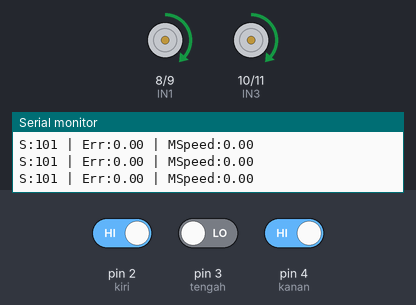
This sketch was run on a simulated Arduino Uno, built with avr-gcc and run on an emulated ATmega328P. Parts: motor-driver pin pairs drawn as motors (green arrow = first pin HIGH = forward, orange = second pin HIGH = backward, longer = more drive, scaled by the enable pin), the last lines printed to the serial monitor. Inputs (shaded band) come from the test bench; at power-on: pin 2 (kiri) HIGH, pin 3 (tengah) LOW, pin 4 (kanan) HIGH.

Above: at 1.2 s.
1.3 s: pin 2 (kiri) driven LOW
At 2.2 s:
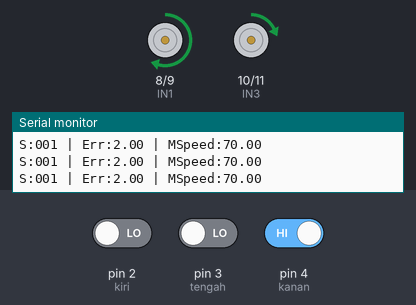
2.8 s: pin 3 (tengah) driven HIGH
At 3.7 s:
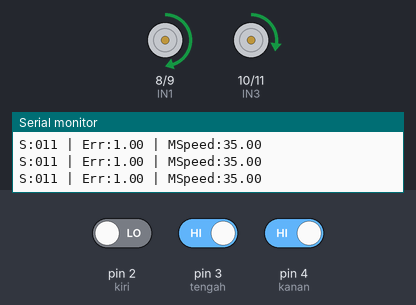
4.3 s: pin 4 (kanan) driven LOW
At 5.2 s:
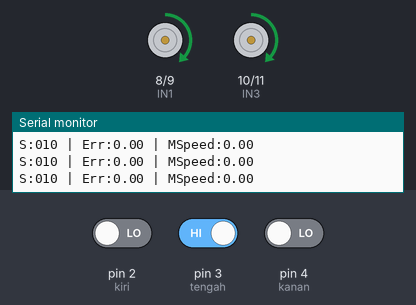
5.8 s: pin 3 (tengah) driven LOW
At 6.6 s:
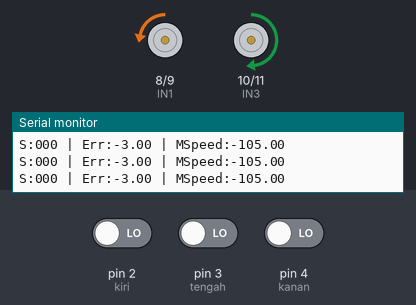
7.3 s: pin 4 (kanan) driven HIGH
At 8.5 s:
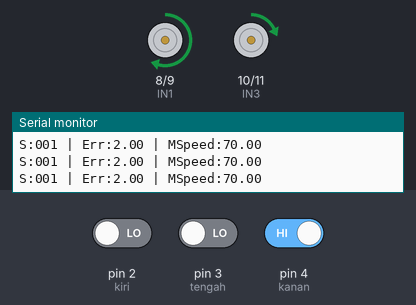
8.8 s: pin 4 (kanan) driven LOW
At 10.2 s:
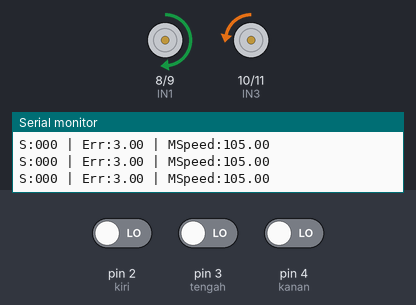
Timing chart, 0 to 11.3 s (numbered marks = the images above; inputs shaded):
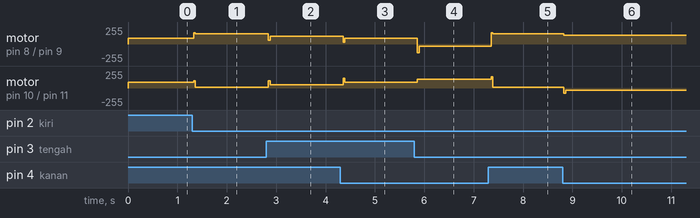

The sketch:

line_follower.ino
```cpp
// --- Konfigurasi Pin Sensor ---
int kiri = 2;
int tengah = 3;
int kanan = 4;

// --- Konfigurasi Pin Motor ---
int ENA = 5; int ENB = 6;
int IN1 = 8; int IN2 = 9;
int IN3 = 10; int IN4 = 11;

// --- TUNING PERFECT (Haluskan Belok) ---
float Kp = 35;
float Kd = 62;
int speedBase = 85;
float lastError = 0;

void setup() {
  // Aktifkan Serial Monitor
  Serial.begin(9600);
  Serial.println("Robot Line Follower PID Ready!");

  pinMode(ENA, OUTPUT); pinMode(ENB, OUTPUT);
  pinMode(IN1, OUTPUT); pinMode(IN2, OUTPUT);
  pinMode(IN3, OUTPUT); pinMode(IN4, OUTPUT);
  pinMode(kiri, INPUT); pinMode(tengah, INPUT); pinMode(kanan, INPUT);
}

void loop() {
  int k = digitalRead(kiri);
  int t = digitalRead(tengah);
  int ka = digitalRead(kanan);

  float error = 0;

  // Logika Error (Hitam = 1, Putih = 0)
  if (k == 0 && t == 1 && ka == 0) error = 0;
  else if (k == 1 && t == 1 && ka == 0) error = -1;
  else if (k == 1 && t == 0 && ka == 0) error = -2;
  else if (k == 0 && t == 1 && ka == 1) error = 1;
  else if (k == 0 && t == 0 && ka == 1) error = 2;
  else if (k == 0 && t == 0 && ka == 0) {
    if (lastError > 0) error = 3;
    else error = -3;
  }

  // --- Rumus PID (PD Control) ---
  float motorSpeed = (Kp * error) + (Kd * (error - lastError));

  // OUTPUT KE SERIAL MONITOR
  Serial.print("S:"); Serial.print(k); Serial.print(t); Serial.print(ka);
  Serial.print(" | Err:"); Serial.print(error);
  Serial.print(" | MSpeed:"); Serial.println(motorSpeed);

  lastError = error;

  int speedA = speedBase + motorSpeed;
  int speedB = speedBase - motorSpeed;

  // EKSEKUSI GERAK
  if (error <= -2.5) {
    gerakPivot(speedA, speedB, "KIRI");
  }
  else if (error >= 2.5) {
    gerakPivot(speedA, speedB, "KANAN");
  }
  else {
    gerakMaju(speedA, speedB);
  }

  // Delay kecil agar serial monitor tidak terlalu cepat dan berat
  delay(10);
}

void gerakMaju(int spdA, int spdB) {
  analogWrite(ENA, constrain(abs(spdA), 0, 170));
  analogWrite(ENB, constrain(abs(spdB), 0, 170));
  digitalWrite(IN1, HIGH); digitalWrite(IN2, LOW);
  digitalWrite(IN3, HIGH); digitalWrite(IN4, LOW);
}

void gerakPivot(int spdA, int spdB, String arah) {
  analogWrite(ENA, constrain(abs(spdA), 30, 130));
  analogWrite(ENB, constrain(abs(spdB), 30, 130));

  if (arah == "KIRI") {
    digitalWrite(IN1, LOW);  digitalWrite(IN2, HIGH);
    digitalWrite(IN3, HIGH); digitalWrite(IN4, LOW);
  } else {
    digitalWrite(IN1, HIGH); digitalWrite(IN2, LOW);
    digitalWrite(IN3, LOW);  digitalWrite(IN4, HIGH);
  }
}

void stopRobot() {
  analogWrite(ENA, 0); analogWrite(ENB, 0);
  digitalWrite(IN1, LOW); digitalWrite(IN2, LOW);
  digitalWrite(IN3, LOW); digitalWrite(IN4, LOW);
}
```

Measured:
- after the input at 1.3 s, motor on pin 8 (IN1) / pin 9 (IN2): forward 85/255 → forward 155/255 at once; motor on pin 10 (IN3) / pin 11 (IN4): forward 85/255 → forward 15/255 at once
- after the input at 2.8 s, motor on pin 8 (IN1) / pin 9 (IN2): forward 155/255 → forward 120/255 at once; motor on pin 10 (IN3) / pin 11 (IN4): forward 15/255 → forward 50/255 at once
- after the input at 4.3 s, motor on pin 8 (IN1) / pin 9 (IN2): forward 120/255 → forward 85/255 after 0.05 s; motor on pin 10 (IN3) / pin 11 (IN4): forward 50/255 → forward 85/255 after 0.05 s
- after the input at 5.8 s, motor on pin 8 (IN1) / pin 9 (IN2): forward 85/255 → backward 30/255 after 0.06 s; motor on pin 10 (IN3) / pin 11 (IN4): forward 85/255 → forward 130/255 after 0.06 s
- after the input at 7.3 s, motor on pin 8 (IN1) / pin 9 (IN2): backward 30/255 → forward 155/255 after 0.05 s; motor on pin 10 (IN3) / pin 11 (IN4): forward 130/255 → forward 15/255 after 0.05 s
- after the input at 8.8 s, motor on pin 8 (IN1) / pin 9 (IN2): forward 155/255 → forward 130/255 at once; motor on pin 10 (IN3) / pin 11 (IN4): forward 15/255 → backward 30/255 at once
